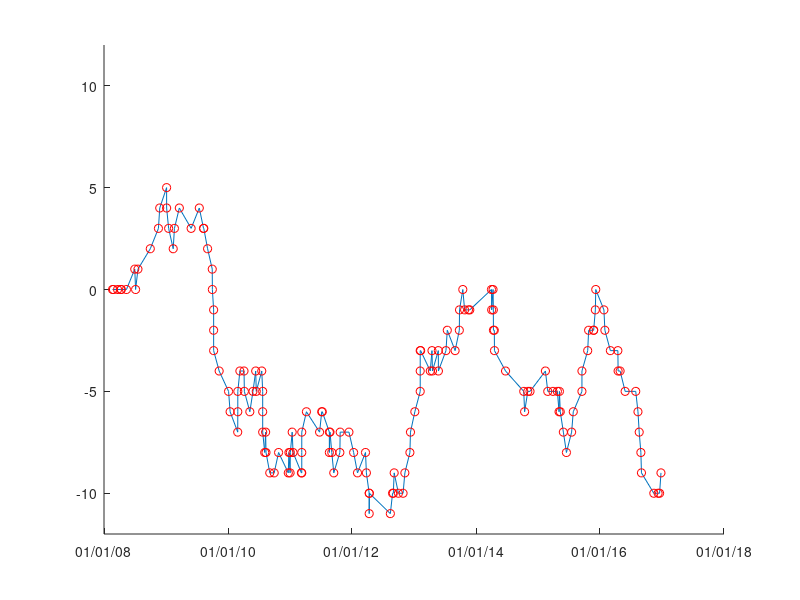

Write MATLAB code to recreate this figure. (Note: this script raises an error after producing the figure.)
% Counting the  number of local earthquakes before and after a teleseism
% for the Raton Basin and plotting the rate on a graph

clc, clear

load filtered_data.mat
load peak_ground_data.mat

rem_vec = [30,50,73,95,102,110,112,120,126,148];

before_vector = zeros(1, 155);
after_vector = zeros(1, 155);

for i=1:length(befeq_data)
    
    befnumeq = length(befeq_data{i});
    aftnumeq = length(localeq_data{i});
    
    before_vector(i) = befnumeq;
    after_vector(i) = aftnumeq;
    
end
  
sub_vector = after_vector - before_vector;

negindex = find(sub_vector < 0);
sub_vector(negindex) = -1;

posindex = find(sub_vector > 0);
sub_vector(posindex) = 1;

figure(1)
hold on
plot(datevector, cumsum(sub_vector))
plot(datevector, cumsum(sub_vector),'ro')
datetick('x',2)
ylim([-12 12])
hold off

% removing data points 
[year,month,day,hour,mi,sec] = LoadComCat(datenum(2001, 1, 1), ...
    datenum(2017, 1, 1), 7, [-90 90 -180 180]);

num_index = find(year < 2008);
PGA_total{10}(num_index) = [ ];
PGV_total{10}(num_index) = [ ];

PGA_total{10}(rem_vec) = [ ];
PGV_total{10}(rem_vec) = [ ];
datevector(rem_vec) = [ ];

v_threshold = [0.0028, 0.0014, 0.00020];
a_threshold = [0.0024, 0.0010, 0.00045];

for i=1:length(v_threshold)
    
    v_localeq = localeq_dates;
    
    v_index = find(PGV_total{10} >= v_threshold(i));
    PGV_localeq{i} = v_localeq(v_index);
    PGV_index{i} = v_index;
    
end

for i=1:length(a_threshold)
    
    a_localeq = localeq_dates;
    
    a_index = find(PGA_total{10} >= a_threshold(i));
    PGA_localeq{i} = a_localeq(a_index);
    PGA_index{i} = a_index;
    
end

x = [datevector(1), datevector(end)];
y = [0 0];

figure(2)
hold on 
plot(datevector(PGV_index{3}), cumsum(sub_vector(PGV_index{3})))
plot(datevector(PGV_index{3}), cumsum(sub_vector(PGV_index{3})), 'ro')
title('PGV - Thres 2.0x10^-^4')
ylim([-8 8])
datetick('x',2)
hold off

figure(3)
hold on
plot(datevector(PGV_index{2}), cumsum(sub_vector(PGV_index{2})))
plot(datevector(PGV_index{2}), cumsum(sub_vector(PGV_index{2})), 'ro')
title('PGV - Thres 1.0x10^-^3')
ylim([-2 2])
datetick('x',2)
hold off

figure(4)
hold on
plot(datevector(PGA_index{3}), cumsum(sub_vector(PGA_index{3})))
plot(datevector(PGA_index{3}), cumsum(sub_vector(PGA_index{3})), 'ro')
title('PGA - Thres 4.5x10^-^4')
ylim([-4 4])
datetick('x',2)
hold off

figure(5)
hold on 
plot(datevector(PGA_index{2}), cumsum(sub_vector(PGA_index{2})))
plot(datevector(PGA_index{2}), cumsum(sub_vector(PGA_index{2})), 'ro')
title('PGA - Thres 1.0x10^-^3')
ylim([-1 1])
datetick('x',2)
hold off

figure(6)
hold on
plot(datevector(PGA_index{1}), cumsum(sub_vector(PGA_index{1})))
plot(datevector(PGA_index{1}), cumsum(sub_vector(PGA_index{1})), 'ro')
title('PGA - Thres 2.4x10^-^3')
datetick('x',2)
hold off
